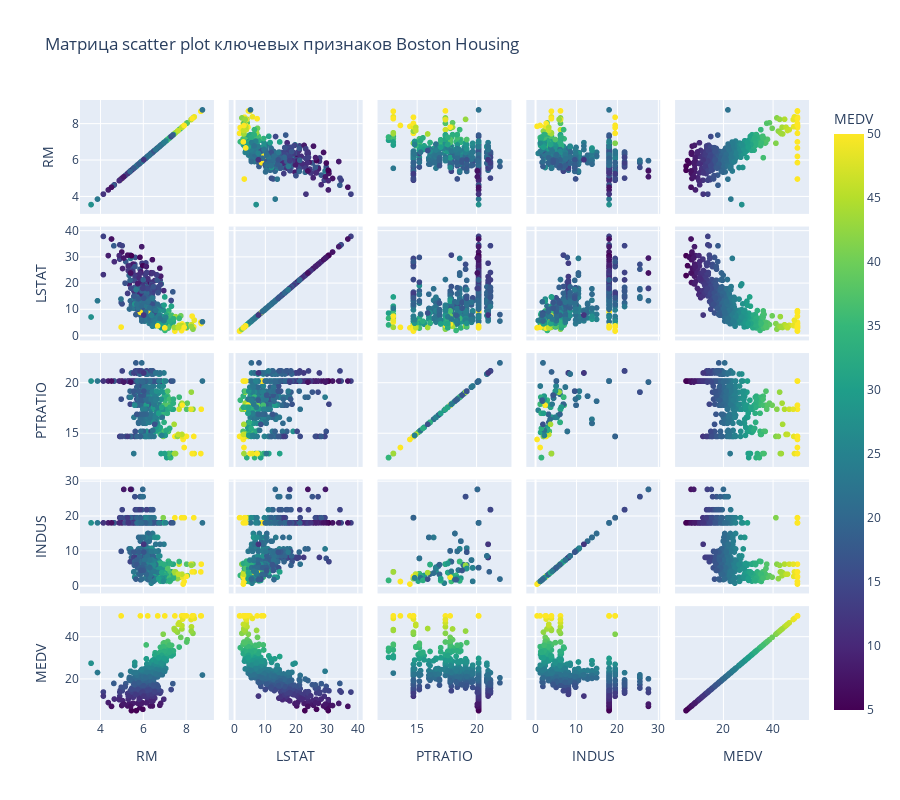

The cell this chart's notebook holds for it:
### Code cell
# Более детальный анализ ключевых признаков
key_features = ['RM', 'LSTAT', 'PTRATIO', 'INDUS']  # Выбранные ключевые признаки

# Матрица scatter plots
# px.scatter_matrix: создает матрицу scatter plots для выбранных измерений
# dimensions: список колонок для анализа
# color='MEDV': цвет точек based on цены
# color_continuous_scale: цветовая шкала
# title: заголовок графика

fig = px.scatter_matrix(df, 
                        dimensions=key_features + ['MEDV'],
                        title='Матрица scatter plot ключевых признаков Boston Housing',
                        color='MEDV',
                        color_continuous_scale='viridis',
                        height=800)  # высота графика
fig.show()

### Figure 1 — Plotly figure (JSON) as saved in the notebook; plotly's stock layout.template omitted (floating-point values rounded to 4 significant figures; data arrays with more than 128 entries replaced by an {"elided": "..."} marker saying what was removed)
{"data": [{"dimensions": [{"axis": {"matches": true}, "label": "RM", "values": {"elided": "506 float values"}}, {"axis": {"matches": true}, "label": "LSTAT", "values": {"elided": "506 float values"}}, {"axis": {"matches": true}, "label": "PTRATIO", "values": {"elided": "506 float values"}}, {"axis": {"matches": true}, "label": "INDUS", "values": {"elided": "506 float values"}}, {"axis": {"matches": true}, "label": "MEDV", "values": {"elided": "506 float values"}}], "hovertemplate": "%{xaxis.title.text}=%{x}<br>%{yaxis.title.text}=%{y}<br>MEDV=%{marker.color}<extra></extra>", "legendgroup": "", "marker": {"color": {"elided": "506 float values"}, "coloraxis": "coloraxis", "symbol": "circle"}, "name": "", "showlegend": false, "type": "splom"}], "layout": {"coloraxis": {"colorbar": {"title": {"text": "MEDV"}}, "colorscale": [[0, "#440154"], [0.1111, "#482878"], [0.2222, "#3e4989"], [0.3333, "#31688e"], [0.4444, "#26828e"], [0.5556, "#1f9e89"], [0.6667, "#35b779"], [0.7778, "#6ece58"], [0.8889, "#b5de2b"], [1, "#fde725"]]}, "dragmode": "select", "height": 800, "legend": {"tracegroupgap": 0}, "title": {"text": "Матрица scatter plot ключевых признаков Boston Housing"}}}
